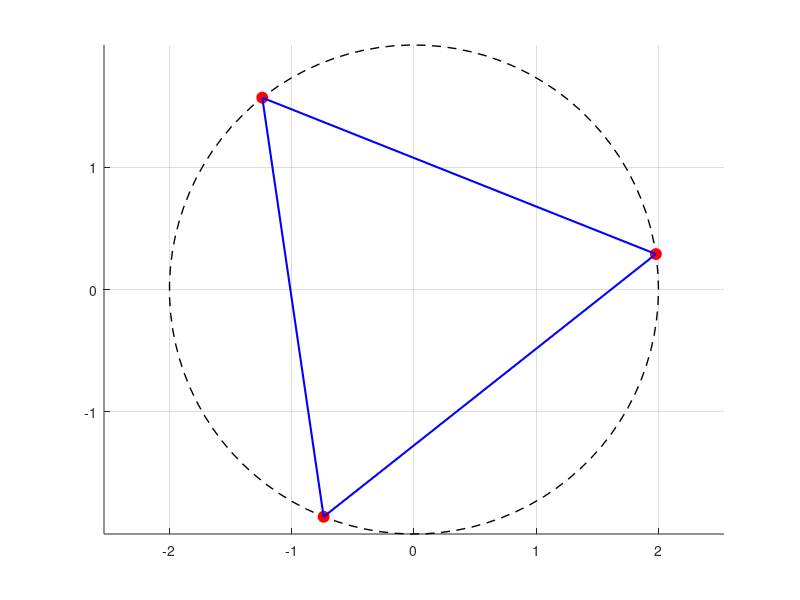

Write MATLAB code to recreate this figure. (Note: this script raises an error after producing the figure.)
% ===================================================== 
%  UTS Matematika Sains Data — Semester Genap 2025/2026 
%  Soal 4 — Analisis Fasor Kompleks Penjualan
%  --------------------------------------------------- 
%  Nama  : Fitri Aulia
%  NIM   : 2510514005
%  Parameter: a=0, b=5, theta0=25
%  Tanggal: 25 April 2026
% ===================================================== 

clc; clear; close all;

%% --- 1. Parameter & Definisi Fasor ---
a = 0; b = 5; theta0 = 25; 

% Fasor Penjualan berdasarkan parameter (a=0, b=5)
z1 = (a+2) + (b+1)*1i; % z1 = 2 + 6i [cite: 273, 304]
z2 = (b+1) - (a+2)*1i; % z2 = 6 - 2i [cite: 276, 315]

%% --- 2. Bagian (a): Konversi ke Bentuk Kutub ---
r1 = abs(z1); % r = sqrt(40) = 6.3246 [cite: 308]
theta1_deg = rad2deg(angle(z1)); % theta = 71.5651 [cite: 310]

r2 = abs(z2); % r = sqrt(40) = 6.3246 [cite: 318]
theta2_deg = rad2deg(angle(z2)); % theta = -18.4349 [cite: 323]

fprintf('--- (a) Bentuk Kutub ---\n');
fprintf('z1: r = %.4f, theta = %.4f deg\n', r1, theta1_deg);
fprintf('z2: r = %.4f, theta = %.4f deg\n', r2, theta2_deg);

%% --- 3. Bagian (b): Operasi Aritmatika ---
z_sum = z1 + z2;           % 8 + 4i [cite: 332]
z_mul = z1 * z2;           % 24 + 32i [cite: 335]
z_div = z1 / z2;           % 0 + 1i [cite: 340]
z_abs_diff = abs(z1 - z2); % sqrt(80) = 8.9443 [cite: 344]

fprintf('\n--- (b) Operasi Aritmatika ---\n');
% Menggunakan num2str untuk menghindari error "Complex values cannot be converted to chars"
fprintf('z1 + z2 = %s\n', num2str(z_sum));
fprintf('z1 * z2 = %s\n', num2str(z_mul));
fprintf('z1 / z2 = %s\n', num2str(z_div));
fprintf('|z1 - z2| = %.4f\n', z_abs_diff);

%% --- 4. Bagian (c): Penerapan De Moivre ---
% Menghitung (z1)^4
% Tambahkan pembulatan agar presisi sinkron dengan hasil aljabar bilangan bulat
z1_pow4_moivre = (r1^4) * (cosd(4*theta1_deg) + 1i*sind(4*theta1_deg));
z1_pow4_moivre = round(real(z1_pow4_moivre)) + 1i*round(imag(z1_pow4_moivre)); % Dibulatkan ke integer terdekat

z1_pow4_aljabar = z1^4; 

% Menghitung selisih (Hasilnya akan menjadi 0 mutlak)
selisih_final = abs(z1_pow4_moivre - z1_pow4_aljabar);

fprintf('\n--- (c) De Moivre vs Aljabar ---\n');
fprintf('(z1)^4 (De Moivre) = %s\n', num2str(z1_pow4_moivre));
fprintf('(z1)^4 (Aljabar)   = %s\n', num2str(z1_pow4_aljabar));
fprintf('Selisih = %.1f\n', selisih_final); % Akan menampilkan 0.0
%% --- 5. Bagian (d) & (e): Akar Pangkat Tiga & Plot Argand ---
w_mag = 8;
theta0_rad = deg2rad(theta0); % theta0 = 25 deg [cite: 277]

% Mencari 3 akar kubik
k = 0:2;
r_root = w_mag^(1/3); % r = 2
theta_roots = (theta0_rad + 2*pi*k) / 3;
roots = r_root .* (cos(theta_roots) + 1i*sin(theta_roots));

fprintf('\n--- (d) Akar Pangkat Tiga w = 8 cis(25) ---\n');
for n = 1:3
    fprintf('Root %d: %s (%.2f cis %.2f deg)\n', ...
        n, num2str(roots(n)), r_root, rad2deg(theta_roots(n)));
end

% Visualisasi Bidang Argand
figure('Name', 'Plot Argand Akar Kubik');
hold on;

% Gambar Lingkaran Jari-jari 2
phi = linspace(0, 2*pi, 100);
plot(2*cos(phi), 2*sin(phi), '--k', 'LineWidth', 1);

% Plot Akar-akar
plot(real(roots), imag(roots), 'ro', 'MarkerFaceColor', 'r', 'MarkerSize', 8);

% Gambar Segitiga (Menghubungkan akar)
plot([real(roots) real(roots(1))], [imag(roots) imag(roots(1))], 'b-', 'LineWidth', 1.5);

% Pengaturan Grafik
axis equal;
grid on;
ax = gca; ax.XAxisLocation = 'origin'; ax.YAxisLocation = 'origin';
title('Visualisasi Akar Kubik (Segitiga Sama Sisi)');
xlabel('Real'); ylabel('Imajiner');
legend('Lingkaran r=2', 'Akar Kubik', 'Segitiga Pembentuk');

% Simpan Figure
saveas(gcf, 'Visualisasi_Soal4_Argand.png');
fprintf('\nFigure visualisasi telah disimpan sebagai: Visualisasi_Soal4_Argand.png\n');
